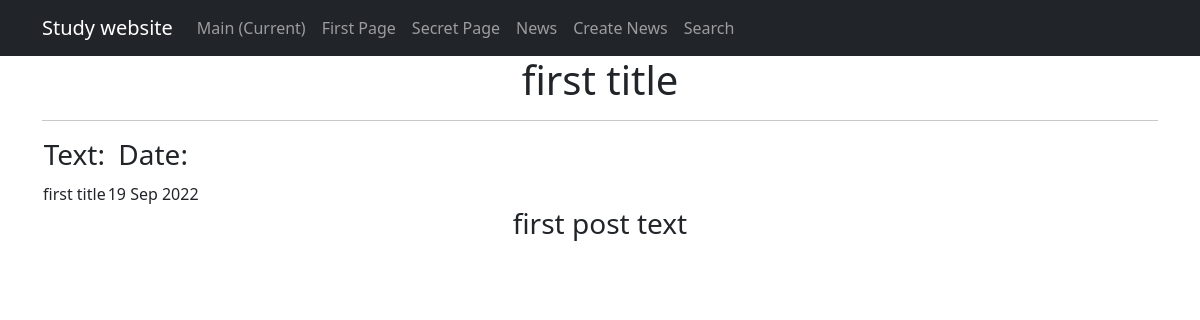
Screenshot of /news/1 with the database file from the repository.
### Newsapp/models.py (models this page shows, shortened)
class Post(models.Model):
    post_author = models.ForeignKey(Author, on_delete=models.CASCADE)
    post_choice = models.CharField(max_length=2,
                                   choices=POSITIONS,
                                   default=news)
    post_date = models.DateTimeField(auto_now_add=True)
    post_category = models.ManyToManyField(Category, through='PostCategory')
    post_title = models.CharField(max_length=30)
    post_text = models.TextField()
    post_rating = models.IntegerField(default=0)

### Newsapp/views.py (the view)
# urls.py: path('<int:pk>', PostDetail.as_view(), name='post_detail'),
class PostDetail(DetailView):
    model = Post
    template_name = 'post_detail_view.html'
    context_object_name = 'post_detail'

### Newsapp/templatetags/custom_filters.py (called while the page is built)
@register.filter()
def censorship(value):
    badwords = ['бяка', 'козявка', 'какашка', 'лох', 'дерьмак']
    badstrs = [',', '.', ':', '-']
    value = ''.join((filter(lambda x: x not in badstrs, value)))
    value = value.lower().split()
    result = ''
    for x in value:
        if x not in badwords:
            result += x + ' '
        elif x in badwords:
            x = x.replace(x, x[:1] + (len(x) - 1) * '*')
            result += x + ' '
    return f'{result}'

### template/post_detail_view.html (shortened to what this page needs)
{% extends 'flatpages/default.html' %}
{% load custom_filters %}
{% block content %}
   <h1>{{ post_detail.post_title|censorship }}</h1>
   <hr>
   {% if post_detail %}
       <table>
           <tr>
               <td><h3>Text:</h3></td>
               <td><h3>Date:</h3></td>
           </tr>
           <tr>
               <td>{{ post_detail.post_title|censorship }}</td>
               <td>{{ post_detail.post_date|date:'d M Y' }}</td>
           </tr>
       </table>
        <h3>{{ post_detail.post_text|censorship }}</h3>
   {% else %}
       <h2>Nothing</h2>
   {% endif %}
{% endblock content %}

### rows the page displays
Post: post_title|censorship "first title", post_date "19 Sep 2022", post_text|censorship "first post text"
